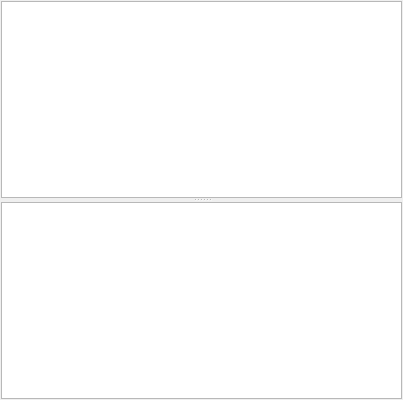
<?xml version="1.0" encoding="UTF-8"?>
<ui version="4.0">
 <class>MediaLibrary</class>
 <widget class="QWidget" name="MediaLibrary">
  <property name="geometry">
   <rect>
    <x>0</x>
    <y>0</y>
    <width>403</width>
    <height>400</height>
   </rect>
  </property>
  <property name="windowTitle">
   <string>Form</string>
  </property>
  <layout class="QHBoxLayout" name="horizontalLayout">
   <property name="spacing">
    <number>1</number>
   </property>
   <property name="leftMargin">
    <number>1</number>
   </property>
   <property name="topMargin">
    <number>1</number>
   </property>
   <property name="rightMargin">
    <number>1</number>
   </property>
   <property name="bottomMargin">
    <number>1</number>
   </property>
   <item>
    <widget class="QSplitter" name="splitter">
     <property name="orientation">
      <enum>Qt::Vertical</enum>
     </property>
     <widget class="QTreeView" name="treeViewLibrary"/>
     <widget class="QTableView" name="tableViewPlaylist"/>
    </widget>
   </item>
  </layout>
 </widget>
 <resources/>
 <connections/>
</ui>
